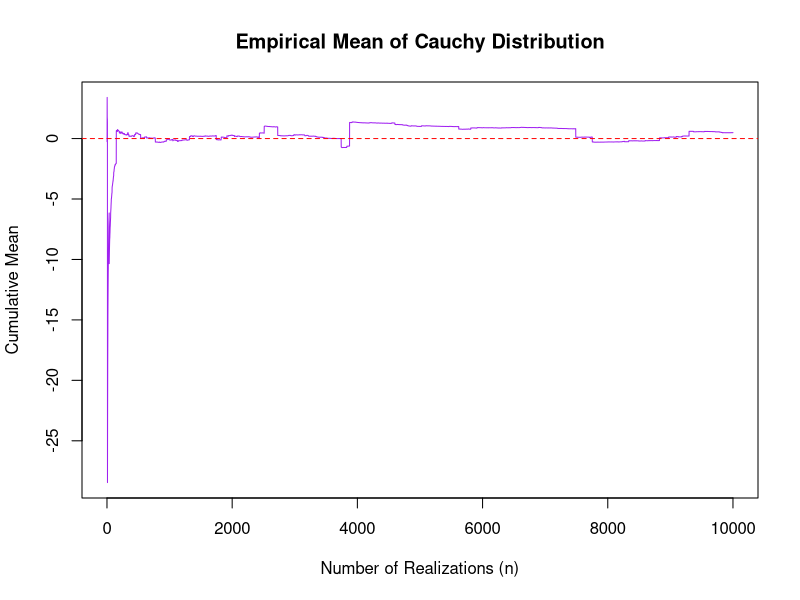

Here is the R script that generated this plot:
n_sims <- 10000
cauchy_samples <- rcauchy(n_sims)
cauchy_cum_mean <- cumsum(cauchy_samples) / (1:n_sims)

plot(1:n_sims, cauchy_cum_mean, type = "l", col = "purple",
     main = "Empirical Mean of Cauchy Distribution",
     xlab = "Number of Realizations (n)", ylab = "Cumulative Mean")
abline(h = 0, col = "red", lty = 2)
